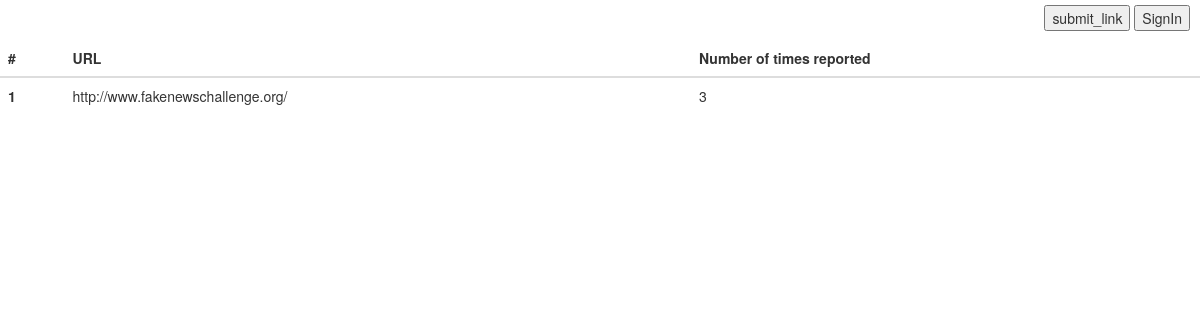
Before: /display_urls/ with the older database file.
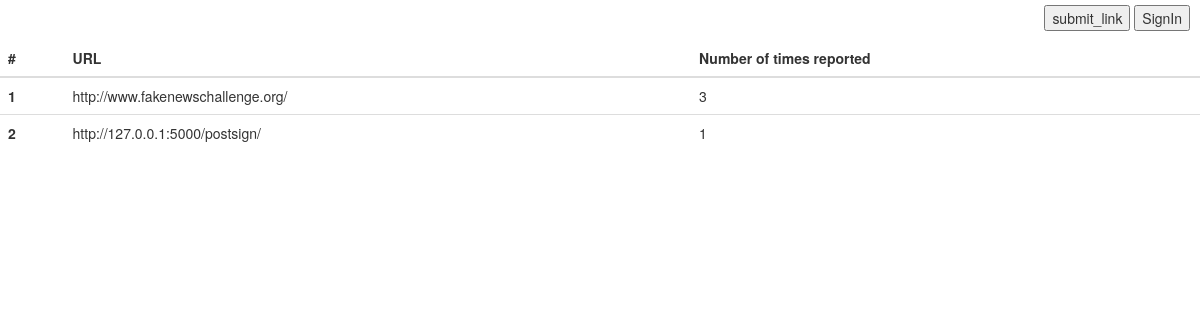
After: the same page with the newer database file.
### fakelinkshub/models.py (models this page shows)
class Url(models.Model):
    url_id = models.UUIDField(primary_key=True, default=uuid.uuid4, editable=True)
    url = models.TextField(validators=[URLValidator()])
    url_title = models.TextField()
    reason = models.TextField(default=None)
    frequency = models.PositiveSmallIntegerField(default=1)
    timestamp = models.DateTimeField(default=datetime.now, blank=True)

### fakelinkshub/views.py (the view)
# urls.py: url(r'^display_urls/', views.display_links, name="display_links"),
def display_links(request):
    context = {}
    urls = Url.objects.all()
    context['urls'] = urls
    try:
        if request.session['user_token']:
            context['signedin'] = 1
            return render(request, 'fake_links_list.html', context)
    except KeyError or Exception as e:
        return render(request, 'fake_links_list.html', context)

### fakelinkshub/templates/fake_links_list.html (shortened to what this page needs)
<!DOCTYPE html>
<html lang="en">
<head>
    <link rel="stylesheet" href="https://maxcdn.bootstrapcdn.com/bootstrap/3.3.7/css/bootstrap.min.css">
</head>
<body>
        <div class="tabs">
            {% if signedin %}
                <button type="button" onclick="location.href='{% url 'submit_ulr' %}'">submit_link</button>
                <button type="button" onclick="location.href='{% url 'logout' %}'">Logout</button>
            {% else %}
                <button type="button" onclick="location.href='{% url 'submit_ulr' %}'">submit_link</button>
                <button type="button" onclick="location.href='{% url 'signin' %}'">SignIn</button>
            {% endif %}
        </div>
<br><br>
        <div>
            <table class="table">
              <thead>
                <tr>
                  <th scope="col">#</th>
                  <th scope="col">URL</th>
                  <th scope="col">Number of times reported</th>
                </tr>
              </thead>
              <tbody>
              {% for url in urls %}
                  <tr>
                      <th scope="row">{{ forloop.counter }}</th>
                      <td>{{url.url}}</td>
                      <td>{{url.frequency}}</td>
                    </tr>
            {%endfor%}
              </tbody>
            </table>
        </div>
</body>
</html>

### fakelinkshub/templates/fake_links_list.html (style rules this page uses)
.tabs { position : absolute; right : 10px; top : 5px; }

Changed rows visible on the page:
added Url: url "http://127.0.0.1:5000/postsign/", frequency "1"
